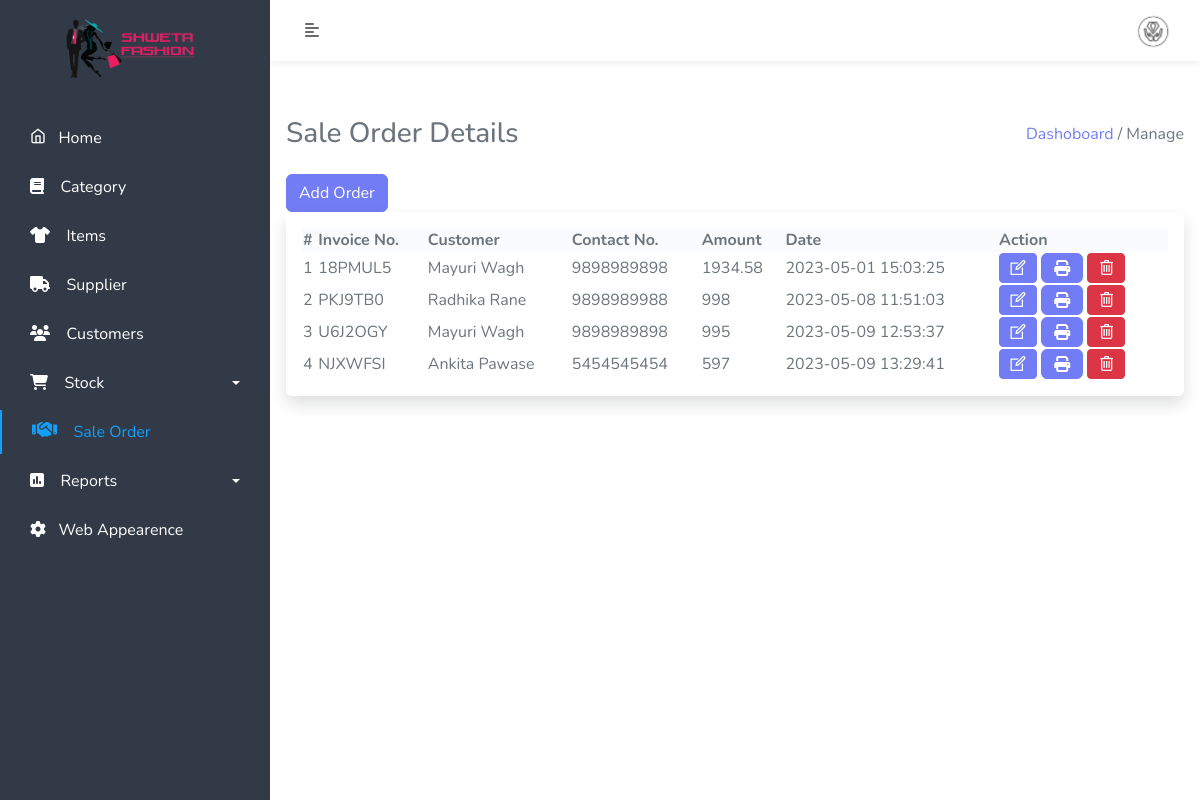
/admin/sale-order.php (signed in), run on an earlier commit of the app's database.
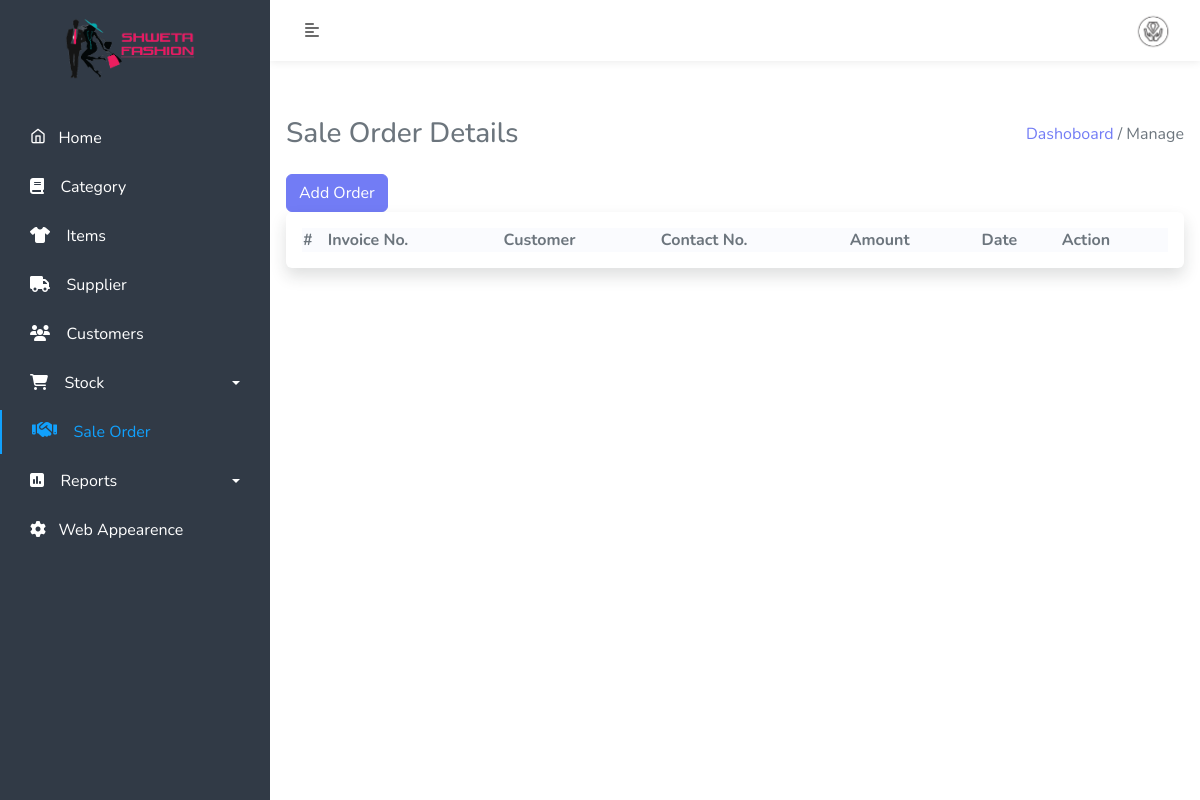
And on a later commit of the database.
### tables this page shows
CREATE TABLE `manage_website` (
  `id` int(11) NOT NULL,
  `title` varchar(500) NOT NULL,
  `short_title` varchar(500) NOT NULL,
  `footer` text NOT NULL,
  `currency_symbol` text NOT NULL,
  `login_logo` text NOT NULL,
  `website_logo` varchar(500) NOT NULL,
  `background_login_image` text NOT NULL,
  `pay_qrcode` text NOT NULL,
  `terms` longtext NOT NULL,
  `status` int(11) NOT NULL
);

CREATE TABLE `sale` (
  `saleid` int(10) NOT NULL,
  `invoice_no` varchar(50) NOT NULL,
  `amount` varchar(30) NOT NULL,
  `sale_date` datetime NOT NULL DEFAULT current_timestamp(),
  `cust_id` int(11) NOT NULL,
  `delete_status` int(2) NOT NULL,
  `discount` double(20,2) NOT NULL,
  `gst` double(20,2) NOT NULL
);

CREATE TABLE `customer` (
  `cust_id` int(11) NOT NULL,
  `cust_fname` varchar(50) NOT NULL,
  `cust_lname` varchar(50) NOT NULL,
  `cust_email` varchar(50) NOT NULL,
  `cust_mobile` bigint(10) NOT NULL,
  `cust_add` varchar(50) NOT NULL,
  `cust_city` varchar(50) NOT NULL,
  `cust_state` varchar(50) NOT NULL,
  `cdate` date DEFAULT NULL,
  `delete_status` tinyint(4) NOT NULL
);

### admin/sale-order.php (the view, shortened to what the changed rows need)
<link href="https://cdn.jsdelivr.net/npm/select2@4.1.0-rc.0/dist/css/select2.min.css" rel="stylesheet" />
<?php include('include/sidebar.php'); ?>
<?php include('include/header.php'); ?>
<div class="content-body mb-5 p-3">
    <div class="row">
        <div class="col-md-12">
            <div class="card border-0 shadow">
                <div class="card-body">
                    <div class="table-responsive">
                        <table id="example" class="display table-bordered" style="width:100%">
                            <thead>
                                <tr>
                                    <th>#</th>
                                    <th>Invoice No.</th>
                                    <th>Customer</th>
                                    <th>Contact No.</th>
                                    <th>Amount</th>
                                    <th>Date</th>
                                    <th>Action</th>
                                </tr>
                            </thead>
                            <tbody>
                                <?php
                                $cnt = 1;
                                $stmt = $db->prepare("SELECT * from sale INNER JOIN customer ON sale.cust_id=customer.cust_id ;");
                                $stmt->execute();
                                $record = $stmt->fetchAll();
                                foreach ($record as $row) {
                                ?>
                                    <tr>
                                        <td><?php echo $cnt; ?></td>
                                        <td><?php echo $row['invoice_no']; ?></td>
                                        <td><?php echo $row['cust_fname'] . ' ' . $row['cust_lname']; ?></td>
                                        <td><?php echo $row['cust_mobile']; ?></td>
                                        <td><?php echo $row['amount']; ?></td>
                                        <td><?php echo $row['sale_date']; ?></td>
                                        <td>
                                            <a href="edit-saleorder.php?soid=<?php echo $row['saleid']; ?>" class="btn btn-primary btn-sm "><i class="icon-line-awesome-edit fs-5"></i></a>
                                            <a href="sale-bill.php?saleid=<?php echo $row['saleid']; ?>" class="btn btn-primary"><i class="fa fa-print" aria-hidden="true"></i></a>
                                            <a href="app/sale-crud.php?delid=<?php echo $row['saleid']; ?>" class="btn btn-danger btn-sm " onclick="return confirm('Do you really want to Delete ?');"><i class="icon-line-awesome-trash-o fs-5"></i></a>
                                        </td>
                                    </tr>
                                <?php
                                    $cnt++;
                                } ?>
                            </tbody>
                        </table>
                    </div>
                </div>
            </div>
        </div>
    </div>
</div>
<?php include('include/footer.php'); ?>

### admin/include/sidebar.php (shortened to what the changed rows need)
<?php include('../assets/constant/config.php'); ?>
<!doctype html>
<html lang="en">
<head>
    <?php
    $stmt = $db->prepare("SELECT * from manage_website");
    $stmt->execute();
    $result = $stmt->fetchAll();
    foreach ($result as $key) {
    ?>
        <link href="../assets/css/bootstrap.min.css" rel="stylesheet">
        <link href="../assets/css/style.css" rel="stylesheet">
        <link href="../assets/css/select2.css" rel="stylesheet">
        <link href="../assets/css/responsive.css" rel="stylesheet">
        <link href="../assets/css/icons.css" rel="stylesheet">
        <link rel="stylesheet" href="https://cdnjs.cloudflare.com/ajax/libs/font-awesome/6.2.1/css/all.min.css" />
        <link href="../assets/css/datatables/jquery.dataTables.min.css" rel="stylesheet">
        <link href="../assets/css/datatables/buttons.dataTables.min.css" rel="stylesheet">
        <link rel="stylesheet" href="https://cdnjs.cloudflare.com/ajax/libs/font-awesome/6.3.0/css/solid.min.css" />
        <link href="https://cdn.jsdelivr.net/npm/select2@4.1.0-rc.0/dist/css/select2.min.css" rel="stylesheet" />
</head>
<body>
    <div class="wrapper">
        <nav id="sidebar">
            <div class="position">
                <div class="sidebar-header">
                    <a href="dashboard.php"><img src="../assets/img/<?php echo $key['login_logo'] ?>" width="150px"></a>
                </div>
            <?php } ?>
            </div>
        </nav>

### admin/include/header.php (shortened to what the changed rows need)
<?php include('../assets/constant/config.php');?>
<?php
$stmt = $db->prepare("SELECT admin_photo,admin_email , admin_fname, admin_lname from admin ");
$stmt->execute();
$record = $stmt->fetchAll();
foreach ($record as $key) {
?>
    <div id="content">
        <nav class="navbar navbar-expand-lg navbar-light ">
            <div class="container-fluid">
                <button type="button" id="sidebarCollapse" class="btn text-sidebar bg-turbo-yellow">
                    <i class="fas fa-align-left"></i>
                </button>
                <div class="collapse navbar-collapse" id="navbarSupportedContent">
                    <div class="dropdown ">
		  <a class="" type="button" data-bs-toggle="dropdown" aria-expanded="false">
		   <img src="../assets/img/<?php echo $key['admin_photo'];?>" width="50px" class="rounded-circle">
		  </a>
		</div>
                     <?php } ?>
                </div>
            </div>
        </nav>

What changed in the data, as far as the page shows it:
removed sale: invoice_no "18PMUL5", cust.cust_fname "Mayuri", cust.cust_lname "Wagh", cust.cust_mobile "9898989898", amount "1934.58", sale_date "2023-05-01 15:03:25"
removed sale: invoice_no "PKJ9TB0", cust.cust_fname "Radhika", cust.cust_lname "Rane", cust.cust_mobile "9898989988", amount "998", sale_date "2023-05-08 11:51:03"
removed sale: invoice_no "U6J2OGY", cust.cust_fname "Mayuri", cust.cust_lname "Wagh", cust.cust_mobile "9898989898", amount "995", sale_date "2023-05-09 12:53:37"
removed sale: invoice_no "NJXWFSI", cust.cust_fname "Ankita", cust.cust_lname "Pawase", cust.cust_mobile "5454545454", amount "597", sale_date "2023-05-09 13:29:41"
